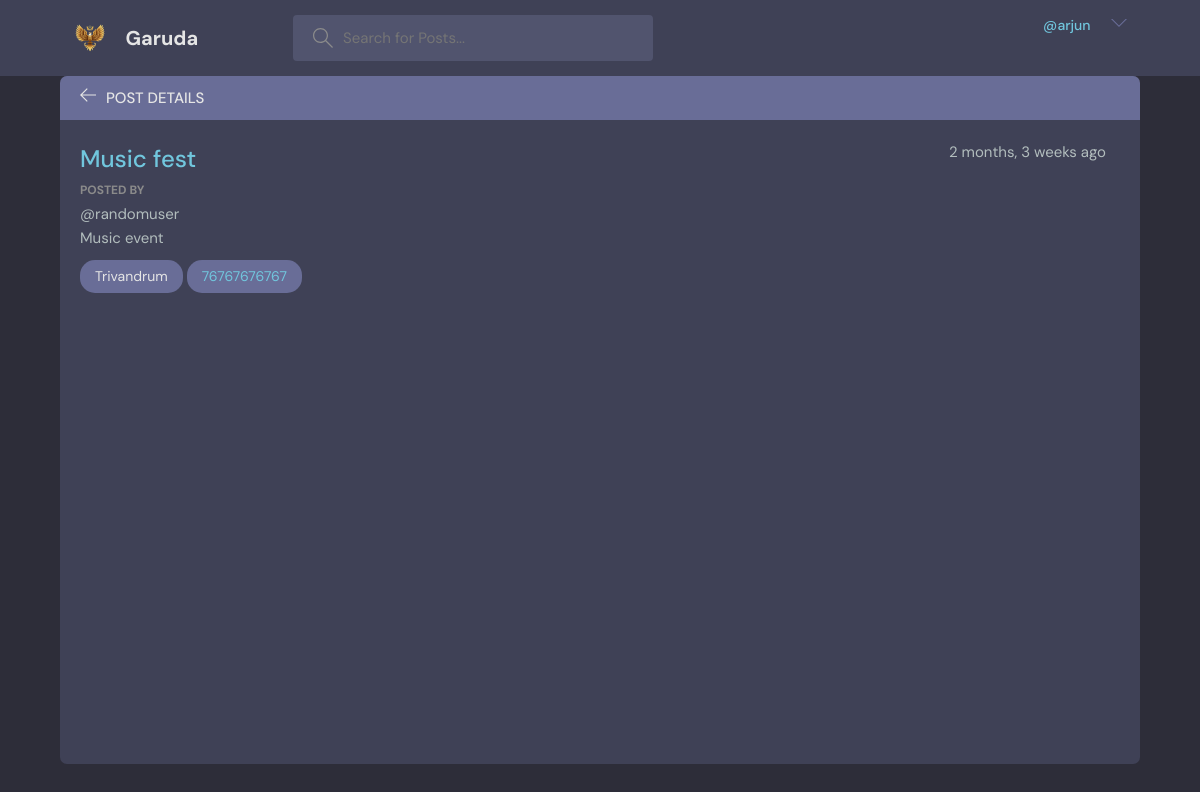
/post/14/ (signed in), run on the app's committed database.
### base/models.py (models this page shows, shortened)
class Post(models.Model):
    category = models.CharField(null=True,max_length=50,default='')
    host = models.ForeignKey(User, on_delete=models.SET_NULL,null=True)
    title = models.CharField(max_length=100)
    description = models.TextField(null=True, blank=True)
    location = models.CharField(null=True, max_length=200,default='')
    city = models.CharField(null=True, max_length=200)
    state = models.CharField(null=True, max_length=200)
    contact = models.TextField(null=False)
    updated = models.DateTimeField(auto_now=True)   #saves time when model is updated
    created = models.DateTimeField(auto_now_add=True) #saves time when model is created (only one time)
    class Meta:
        ordering = [Random()]

### base/views.py (the view)
# urls.py: path('post/<str:pk>/',views.post,name="post"),
def post(request,pk):
    post = Post.objects.get(id=pk)
    context = {'post':post}
    return render(request,'base/post.html',context)

### base/templates/base/post.html (shortened to what this page needs)
{% extends 'main.html' %}
{% block content %}
    <main class="profile-page layout--2">
      <div class="container">
        <div class="room">
          <div class="room__top">
            <div class="room__topLeft">
              <a href="{% url 'home' %}">
                <svg version="1.1" xmlns="http://www.w3.org/2000/svg" width="32" height="32" viewBox="0 0 32 32">
                  <title>arrow-left</title>
                  <path
                    d="M13.723 2.286l-13.723 13.714 13.719 13.714 1.616-1.611-10.96-10.96h27.625v-2.286h-27.625l10.965-10.965-1.616-1.607z"
                  ></path>
                </svg>
              </a>
              <h3>Post Details</h3>
            </div>
          </div>
          <div class="room__box scroll">
            <div class="room__header scroll">
              <div class="room__info">
                <h3>{{post.title}}</h3>
                <span>{{post.created|timesince}} ago</span>
              </div>
              <div class="room__hosted">
                <p>Posted By</p>
                  <span>@{{post.host}}</span>
              </div>
              <div class="room__details">
                {{post.description}}
              </div>
              {% if post.location %}
              <span class="room__topics">{{post.location}},{{post.city}}</span>
              {% else %}
              <span class="room__topics">{{post.city}}</span>
              {%endif%}
              {% if post.contact|slice:"-10:" == '@gmail.com' %}
              <span class="room__topics">
                <a href="https://mail.google.com/mail/?view=cm&fs=1&to={{post.contact}}" target="_blank">{{post.contact}}</a></span>
                {%else%}
                <span class="room__topics">
                  <a>{{post.contact}}</a>
                </span>
                {%endif%}
            </div>
          </div>
        </div>
      </div>
    </main>
  </body>
{%endblock%}

### templates/navbar.html (shortened to what this page needs)
{% load static %}
<header class="header header--loggedIn">
    <div class="container">
      <a href="{% url 'home' %}" class="header__logo">
        <img src="{% static 'images/icon.png' %}">
        <h1>Garuda</h1>
      </a>
      <form class="header__search" method="GET" action="{% url 'home' %}">
        <label>
          <input name="q" placeholder="Search for Posts..." />
        </label>
      </form>
      <nav class="header__menu">
        {%if request.user.is_authenticated %}
        <div class="header__user">
            <p><span>@{{request.user}}</span></p>
          <button class="dropdown-button">
            <svg version="1.1" xmlns="http://www.w3.org/2000/svg" width="32" height="32" viewBox="0 0 32 32">
              <title>click</title>
              <path d="M16 21l-13-13h-3l16 16 16-16h-3l-13 13z"></path>
            </svg>
          </button>
        </div>
          {%endif%}
      </nav>
    </div>
  </header>

### static/styles/style.css (style rules this page uses)
:root { --color-main: #71c6dd; --color-main-light: #e1f6fb; --color-dark: #3f4156; --color-dark-medium: #51546e; --color-dark-light: #696d97; --color-light: #e5e5e5; --color-gray: #8b8b8b; --color-light-gray: #b2bdbd; --color-bg: #2d2d39; --color-success: #5dd693; --color-error: #fc4b0b; }
* { font-family: "DM Sans", -apple-system, BlinkMacSystemFont, "Segoe UI", Roboto, Oxygen, Ubuntu, Cantarell, "Open Sans", "Helvetica Neue", sans-serif; margin: 0; padding: 0; box-sizing: border-box; text-rendering: optimizeLegibility; font-size: inherit; }
html { font-size: 56.25%; }
@media only screen and (min-width: 1200px) { html { font-size: 62.5%; } }
body { line-height: 1.6; font-weight: 400; font-size: 1.5rem; color: var(--color-light-gray); background-color: var(--color-bg); min-height: 100vh; }
img { width: 100%; }
a { display: inline-block; color: var(--color-main); text-decoration: none; }
.container { max-width: 120rem; width: 90%; margin: auto; }
.header { padding: 1.5rem; background-color: var(--color-dark); }
.header > .container { display: flex; gap: 9.5rem; }
.header__logo, .header__user { display: flex; gap: 2rem; align-items: center; }
.header__logo > img { height: 3.2rem; width: 3.2rem; }
.header__logo > h1 { font-weight: 700; font-size: 2rem; color: var(--color-light); }
.header__search > label { background-color: var(--color-dark-medium); padding: 1.3rem 1rem; display: flex; align-items: center; gap: 1rem; border-radius: 4px; }
.header__search svg { fill: var(--color-gray); width: 2rem; height: 2rem; margin-left: 1rem; }
.header__search input { width: 30rem; background: transparent; border: none; outline: none; color: var(--color-light); }
.header__menu { margin-left: auto; position: relative; }
.header__menu p { line-height: 1.2; }
.header__menu span { color: var(--color-main); font-weight: 500; font-size: 1.4rem; display: block; }
.header__menu svg { width: 1.6rem; height: 1.6rem; fill: var(--color-dark-light); }
.dropdown-button { background: transparent; border: 0; outline: 0; cursor: pointer; }
.layout--2 > .container > div:first-child { flex-basis: 72%; }
.layout--2 > .container > div:last-child { flex-basis: 25%; }
.room, .participants { background: var(--color-dark); max-height: 87.5vh; border-radius: 0.7rem; overflow: hidden; position: relative; }
.room__top, .participants__top { background: var(--color-dark-light); display: flex; justify-content: space-between; align-items: center; padding: 1rem 2rem; position: relative; }
.room__top svg, .thread__top svg { width: 1.6rem; height: 1.6rem; fill: var(--color-light); cursor: pointer; }
.room__topLeft { display: flex; align-items: flex-end; gap: 1rem; }
.room__topLeft h3, .participants__top { text-transform: uppercase; font-weight: 500; color: var(--color-light); }
.room__topLeft svg { width: 1.6rem; height: 1.6rem; fill: var(--color-light); }
.room__header { max-height: 30vh; overflow-y: auto; position: absolute; width: 95%; background: var(--color-dark); z-index: 999; top: 4.4rem; padding-top: 2rem; padding-bottom: 1rem; }
.room__box { padding-left: 2rem; padding-right: 2rem; height: 80.5vh; padding-bottom: 0; }
.room__info { display: flex; justify-content: space-between; }
.room__info h3 { font-size: 2.4rem; font-weight: 500; color: var(--color-main); }
.room__hosted p { text-transform: uppercase; color: var(--color-gray); font-size: 1.2rem; font-weight: 700; line-height: 2; }
.room__topics { padding: 0.5rem 1.5rem; background: var(--color-dark-light); color: var(--color-light); display: inline-block; font-size: 1.4rem; border-radius: 1.5rem; margin: 1rem 0; }

### data on the page
Post: title "Music fest", created "2 months, 3 weeks", host "randomuser", description "Music event", city "Trivandrum", contact "76767676767"

### other printed values
{{ request.user }} "arjun"
